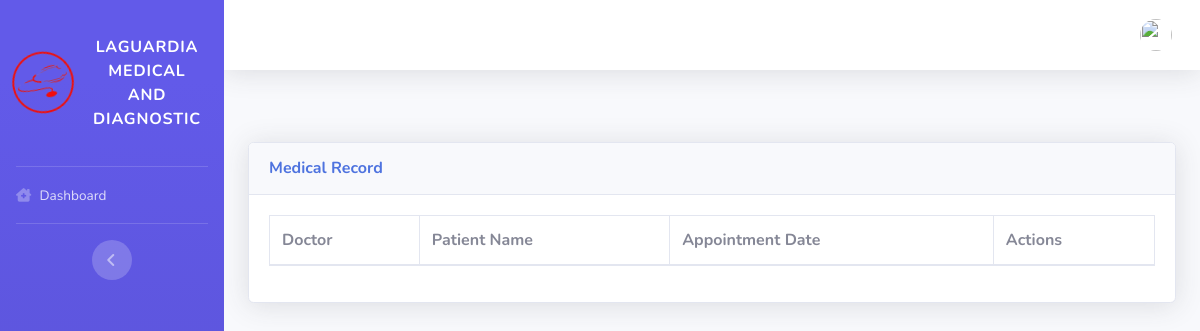
/pages/patient/list_medical_record.php, run on an earlier commit of the app's database.
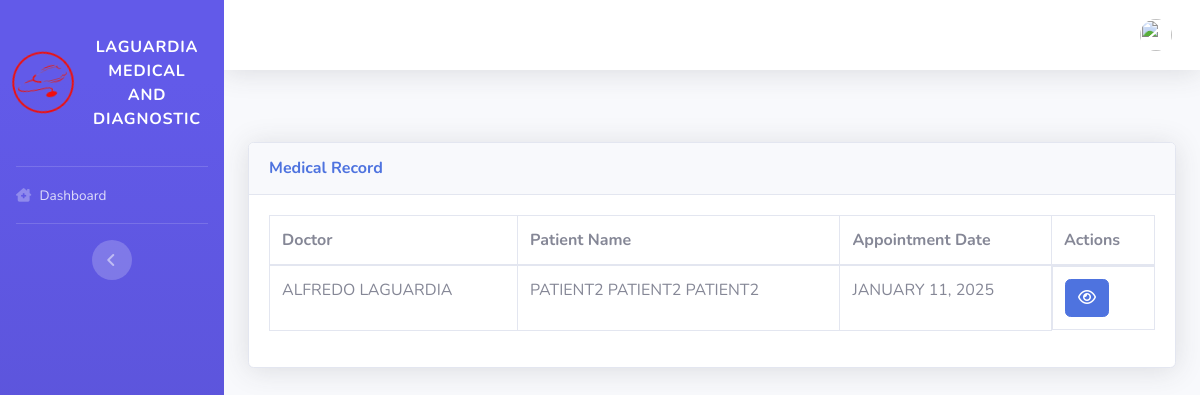
And on a later commit of the database.
### tables this page shows
CREATE TABLE `tbl_appointment` (
  `id` int(11) NOT NULL,
  `patient_id` int(11) DEFAULT NULL,
  `doctor_id` int(11) DEFAULT NULL,
  `appointment_date` date DEFAULT NULL,
  `remarks` text DEFAULT NULL,
  `status` varchar(45) DEFAULT 'pending' COMMENT 'pending\\nreschedule\\napproved\\nrejected\\ncancelled',
  `amount` decimal(18,2) DEFAULT 0.00,
  `change` decimal(18,2) DEFAULT 0.00,
  `time_id` int(11) DEFAULT NULL
);

### config/functions.php (called while the page is built, shortened)
<?php
function query($sql)
{
  return mysqli_query($_SESSION['conn'], $sql);
}
function get_all($sql)
{
  $data = [];
  foreach (query($sql) as $res) {
    $data[] = $res;
  }
  return $data;
}
function get_fields($sql)
{
  $fields = [];
  foreach (mysqli_fetch_fields(query($sql)) as $res) {
    $fields[] = $res->name;
  }
  return $fields;
}
function field_replacer($value, $sql, $array)
{
  $replace = [];
  foreach (get_fields($sql) as $res) {
    $replace[':' . $res] = $array[$res];
  }
  return strtr($value, $replace);
}

### pages/layout/list.php (shortened to what this page needs)
<div class="card shadow mb-4">
  <div class="card-header py-3">
    <h6 class="m-0 font-weight-bold text-primary"><?= $list_title ?> <?= (strpos($_SERVER['REQUEST_URI'], 'reports') === true) ? 'List' : '' ?></h6>
  </div>
  <div class="card-body">
    <div class="table-responsive">
      <table class="table table-bordered" id="<?= (strpos($_SERVER['REQUEST_URI'], 'reports') === false) ? 'dataTable' : 'printTable' ?>" width="100%" cellspacing="0">
        <thead>
          <tr>
            <?php foreach ($list_header as $res) { ?>
              <th><?= $res ?></th>
            <?php } ?>
            <?php if ($list_enable_actions) { ?><th>Actions</th><?php } ?>
          </tr>
        </thead>
        <tbody>
          <?php foreach (get_all($list_sql) as $row) { ?>
            <tr>
              <?php foreach ($list_column as $subres) { ?>
                <td style="text-transform:uppercase;<?= $subres == 'amount' ? 'text-align:right' : '' ?>"> <?= $subres == 'amount' ? number_format(($row[$subres] ?? 0), 2) : $row[$subres] ?></td>
              <?php } ?>
              <?php if ($list_enable_actions) { ?>
                <td class="d-flex">
                  <?php if ($list_actions['view']) { ?><a href="<?= field_replacer($list_actions['view'], $list_sql, $row) ?>&id=<?= $row['id']; ?>" class="btn btn-primary" style="margin-right:.25rem"><i class="fa fa-eye"></i></a><?php } ?>
                </td>
              <?php } ?>
            </tr>
          <?php } ?>
        </tbody>
      </table>
    </div>
  </div>
</div>

What changed in the data, as far as the page shows it:
added tbl_appointment: subres "ALFREDO LAGUARDIA", subres "PATIENT2 PATIENT2 PATIENT2", subres "JANUARY 11, 2025"
